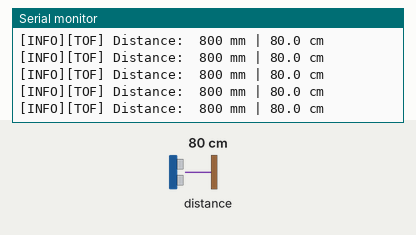
A sketch run on a simulated ESP32. Parts: the last lines printed to the serial monitor. The inputs (shaded band) are chosen by the test bench; at power-on: distance to the obstacle 80 cm.

Above: at 2.2 s.
2.3 s: distance to the obstacle set to 2 cm
At 2.51 s:
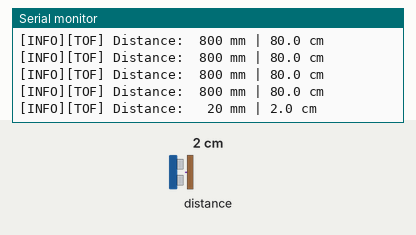
4.2 s: distance to the obstacle set to 120 cm
At 4.38 s:
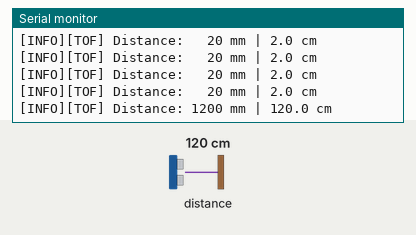

Measured:
- after the input at 2.3 s, the serial monitor: prints a new line after 0.09 s (image 1)
- after the input at 4.2 s, the serial monitor: prints a new line after 0.06 s (image 2)

The sketch:

step2_tof_diagnostic.ino
```cpp
/*
 * ======================================================================================
 * STEP 2: VL53L0X Time-of-Flight (ToF) & I2C SCANNER DIAGNOSTIC
 * ======================================================================================
 * Purpose: Scan I2C bus on GPIO 21 (SDA) and GPIO 22 (SCL). Detect the VL53L0X
 *          at address 0x29 and stream live millimeter distance measurements.
 *
 * Wiring:
 *   - VL53L0X VIN -> ESP32 3V3 (or 5V if module has onboard 3.3V LDO)
 *   - VL53L0X GND -> ESP32 GND
 *   - VL53L0X SDA -> ESP32 GPIO 21
 *   - VL53L0X SCL -> ESP32 GPIO 22
 * ======================================================================================
 */

#include <Wire.h>
#include <VL53L0X.h>

VL53L0X sensor;

void setup() {
  Serial.begin(115200);
  delay(1000);

  Serial.println(F("\n========================================"));
  Serial.println(F("[BOOT] STEP 2: ToF & I2C Bus Diagnostic"));
  Serial.println(F("========================================"));

  Wire.begin(21, 22);

  // --- 1. Scan I2C bus ---
  Serial.println(F("[INFO][I2C] Scanning I2C bus (SDA=21, SCL=22)..."));
  byte count = 0;
  for (byte i = 8; i < 120; i++) {
    Wire.beginTransmission(i);
    if (Wire.endTransmission() == 0) {
      Serial.printf("[INFO][I2C] Detected active device at: 0x%02X\n", i);
      count++;
    }
  }

  if (count == 0) {
    Serial.println(F("[ERROR][I2C] No I2C devices found! Check 3.3V, GND, SDA(21), SCL(22)."));
  } else {
    Serial.printf("[INFO][I2C] Total devices detected: %d\n", count);
  }

  // --- 2. Initialize VL53L0X ---
  sensor.setTimeout(500);
  if (!sensor.init()) {
    Serial.println(F("[ERROR][TOF] Failed to initialize VL53L0X!"));
    Serial.println(F("[ERROR][TOF] Check that XSHUT pin is not pulled LOW."));
    while (1) {
      delay(500);
    }
  }

  // Set long range / continuous mode
  sensor.startContinuous();
  Serial.println(F("[STATE] VL53L0X Initialized successfully. Streaming measurements..."));
}

void loop() {
  uint16_t distMM = sensor.readRangeContinuousMillimeters();

  if (sensor.timeoutOccurred()) {
    Serial.println(F("[WARNING][TOF] Measurement TIMEOUT"));
  } else {
    Serial.printf("[INFO][TOF] Distance: %4d mm | %.1f cm\n", distMM, distMM / 10.0);
  }
  delay(100);
}
```
